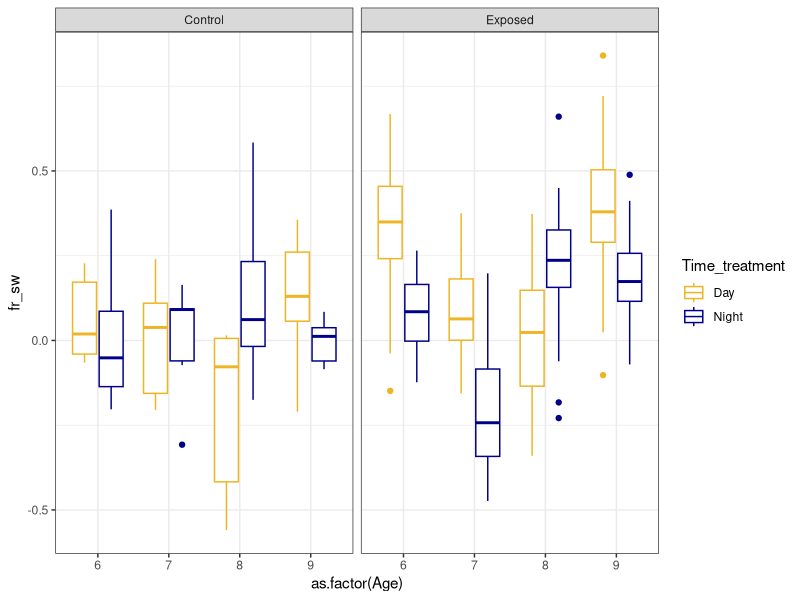
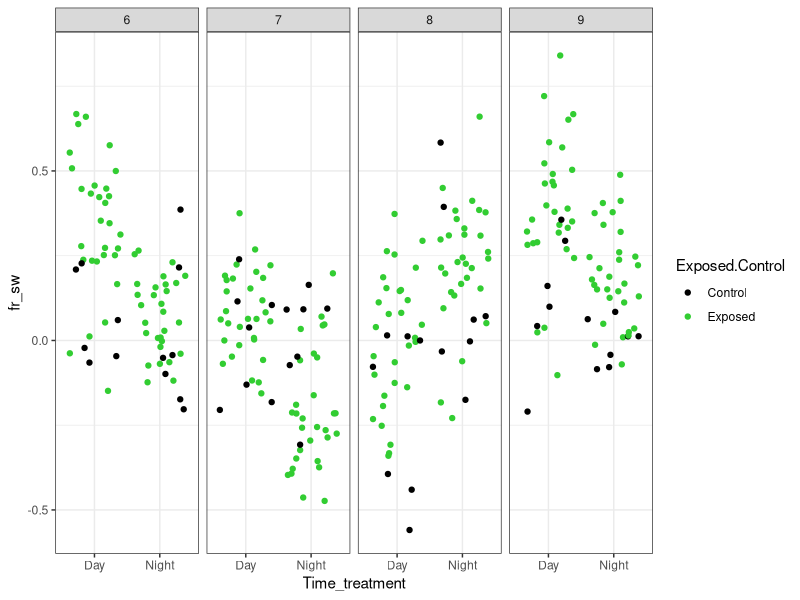
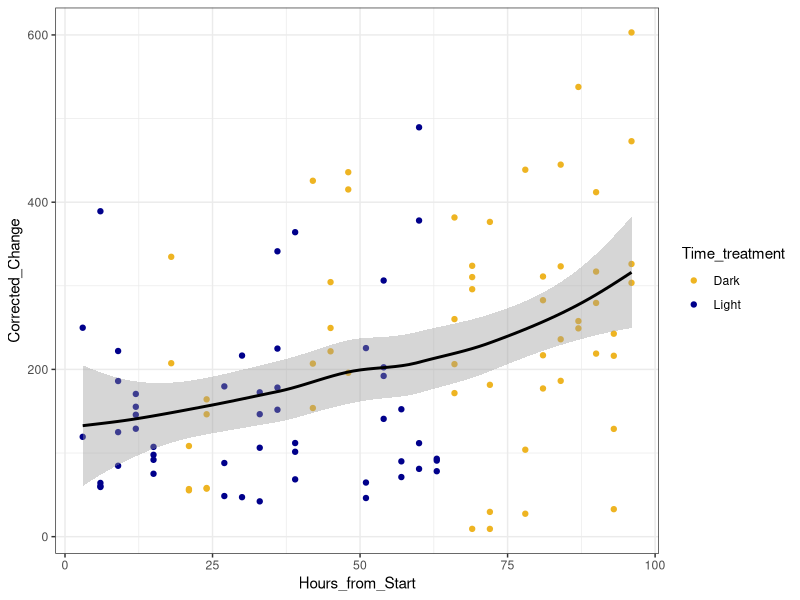
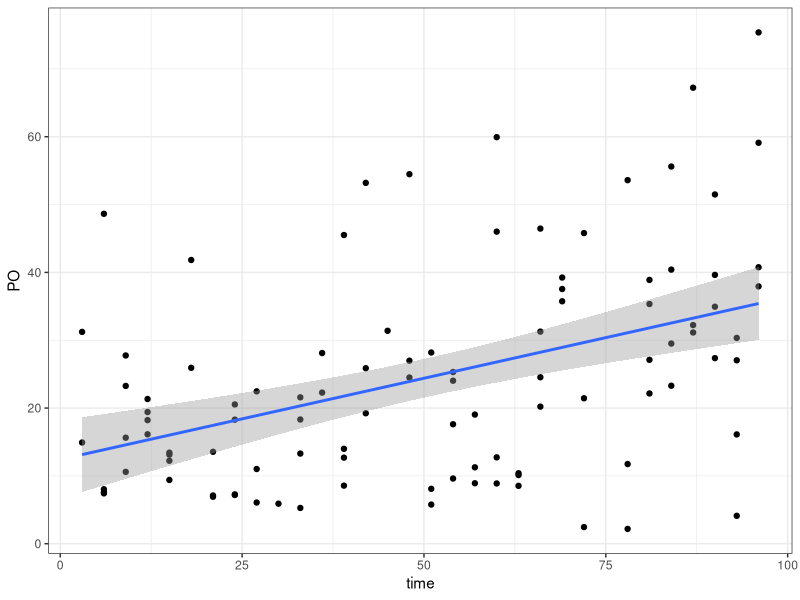
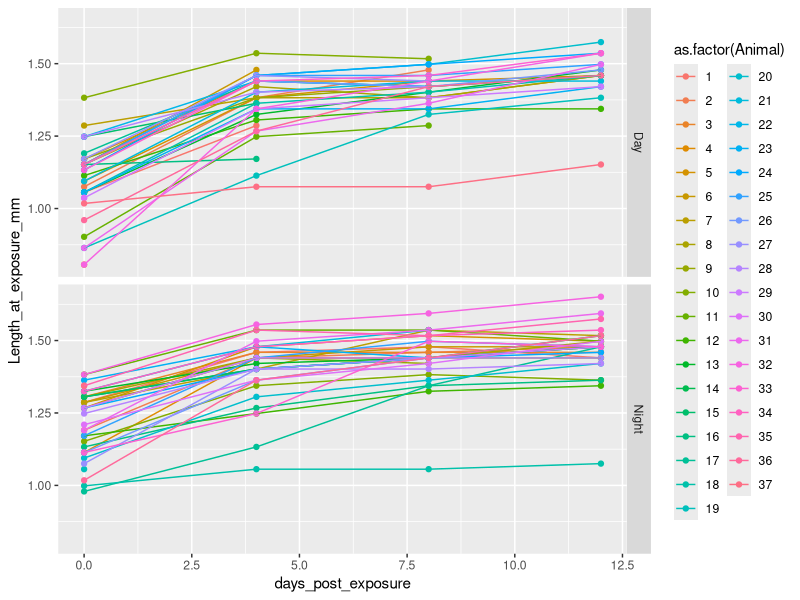
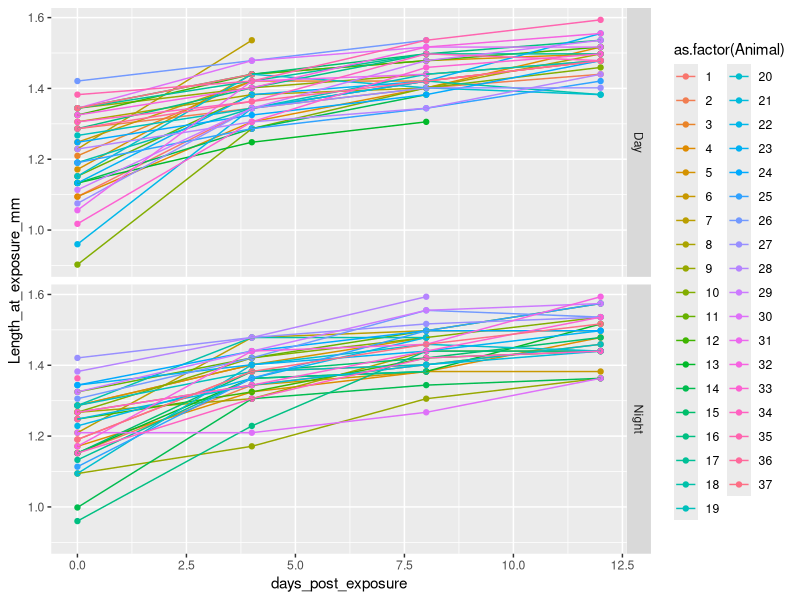
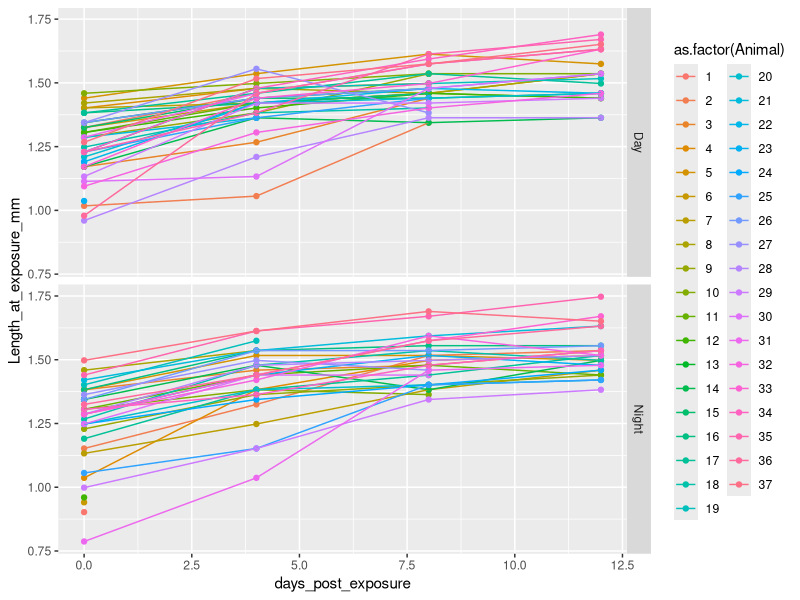
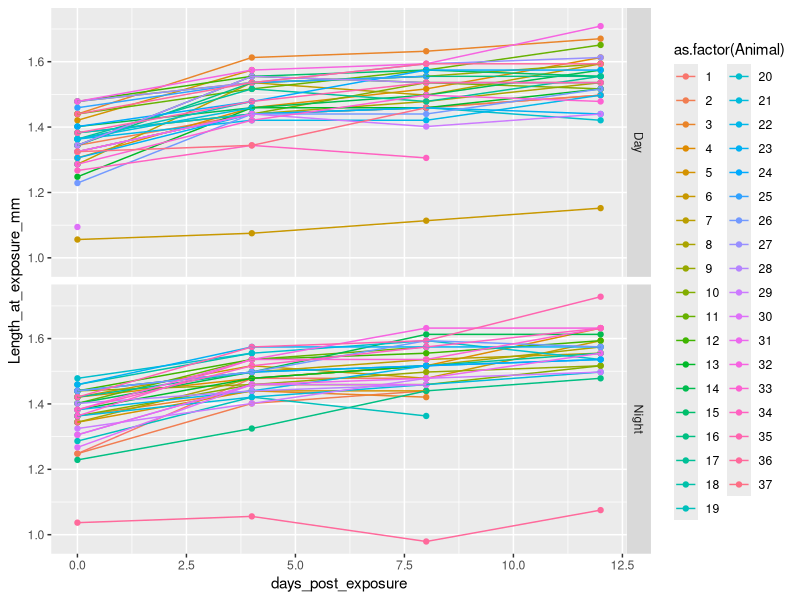

Generate these figures, in order, with R:
## ---- chunk 1

library(tidyverse)
library(patchwork)

knitr::opts_chunk$set(echo = TRUE)
## ---- chunk 2
feed_data<-read.csv("data/feeding_data_3.28.21.csv", header=T)

po<-read.csv("data/4_Day_PO.csv", header = T) #Corrected_Change is the Active PO per sample (~8 ind. per sample)

po_correct<- # sample number is arbitrary
  read_csv("data/PO_biodare_sample_correction.csv") %>%
  pivot_longer(cols = 2:5, names_sep = "_", 
               names_to = c(NA,"sample"), values_to = "PO")

growth<-read.csv("data/growth_data_3.28.21.csv", header=T)

life<-read.csv("data/life_data_3.28.21.csv", header =T)

## ---- chunk 3
#calculate the mean of the controls for each plate
summary_data <- feed_data %>%
  group_by(Plate_Control) %>%
  mutate(control_mean = mean(Control_Flour_Reading, na.rm = T)) %>%
  select(Plate_Control, control_mean) %>%
  distinct() %>% as.data.frame()

#remove extra row
summary_data  <- summary_data[!(summary_data$Plate_Control == ""),]

#match control mean with plate treatment
map = setNames(summary_data$control_mean,summary_data$Plate_Control)
feed_data$control_mean <- map[as.character(feed_data$Plate_Treatment)]

#volume, mL
v = 10

#time, hours
t = 9

##difference in feeding compared to control
k=feed_data$control_mean/feed_data$Flourometry_Reading

##calculate feeding rate (Sarnelle and Wilson)
feed_data$fr_sw <- log(k) * (v/t)

#calculate mean feeding rate per animal (keep rate > 0)
animal_mean <- feed_data %>%
  #keep fr_sw values > 0
  #filter(fr_sw > 0) %>% #this removes 64 animals...
  #group based on these variables
  group_by(Time_treatment, Age, Animal, Exposed.Control) %>%
  #means based on groups above
  summarise(fr_sw = mean(fr_sw, na.rm=TRUE)) 

## ---- chunk 4
#combine feeding rates with life history data 
merge(animal_mean, life, by=c("Age", "Time_treatment", "Animal", "Exposed.Control"), keep=TRUE) %>%
  mutate(id = paste(Age,
                    Time_treatment,
                    Animal,
                    Exposed.Control, 
                    sep = "_")) %>%
           as.data.frame()->all.data


#create id for growth data 
growth %>%
  mutate(id = paste(Age,
                    Time_treatment,
                    Animal,
                    Exposed.Control, 
                    sep = "_")) %>%
           as.data.frame()->growth
## ---- chunk 5
all.data %>%
  filter(Sex == "F")%>%
  ggplot()+
  geom_boxplot(aes(x=as.factor(Age), y=fr_sw, color=Time_treatment))+
  scale_color_manual(values=c("goldenrod2", "darkblue"))+
  facet_grid(.~Exposed.Control)+
  theme_bw()

all.data %>%
  filter(Sex == "F")%>%
  ggplot()+
  geom_jitter(aes(x=Time_treatment, y=fr_sw, color=Exposed.Control))+
  scale_color_manual(values=c("black", "limegreen"))+
  facet_grid(.~Age)+
  theme_bw()

## ---- chunk 6
po %>%
  ggplot()+
  geom_point(aes(x=Hours_from_Start, y =Corrected_Change, color=Time_treatment))+
  scale_color_manual(values=c("goldenrod2", "darkblue"))+
  geom_smooth(aes(x=Hours_from_Start, y =Corrected_Change), color="black", span=1)+
  theme_bw()

po_correct %>%
  ggplot() +
  geom_point(aes(x = time, y = PO, group = sample)) +
  geom_smooth(aes(x = time, y = PO), method = "lm") +
  theme_bw()
## ---- chunk 7
growth %>%
  filter(Age == 6) %>%
  ggplot(aes(x=days_post_exposure, y=Length_at_exposure_mm, color=as.factor(Animal)))+
  geom_point()+
  geom_line()+
  facet_grid(Time_treatment~.)

growth %>%
  filter(Age == 7) %>%
  ggplot(aes(x=days_post_exposure, y=Length_at_exposure_mm, color=as.factor(Animal)))+
  geom_point()+
  geom_line()+
  facet_grid(Time_treatment~.)

growth %>%
  filter(Age == 8) %>%
  ggplot(aes(x=days_post_exposure, y=Length_at_exposure_mm, color=as.factor(Animal)))+
  geom_point()+
  geom_line()+
  facet_grid(Time_treatment~.)

growth %>%
  filter(Age == 9) %>%
  ggplot(aes(x=days_post_exposure, y=Length_at_exposure_mm, color=as.factor(Animal)))+
  geom_point()+
  geom_line()+
  facet_grid(Time_treatment~.)

#lag and lead

## ---- chunk 8

# infection prevalence
all.data %>%
  filter(Time_treatment == "Exposed" | Sex == "F") %>%
  ggplot(aes(x=Age, y=infected, color=Time_treatment))+
  scale_color_manual(values=c("goldenrod2", "darkblue"))+
  geom_jitter(width = .1, height = .1)+
  geom_smooth(method="lm")+
  scale_y_continuous(limits=c(-.1,1))+
  scale_x_continuous(breaks=c(6,7,8,9))+
  theme_bw()


#infection intensity
life %>%
  filter(Time_treatment == "Exposed"| Sex == "F") %>%
  ggplot(aes(x=Age, y=spore_counts, color=Time_treatment))+
  scale_color_manual(values=c("goldenrod2", "darkblue"))+
  #geom_jitter(width=.25)+
  geom_point()+
  geom_smooth(method="lm")+
  theme_bw()

## ---- chunk 9

#total offspring
all.data %>%
  filter(Sex == "F") %>%
  #filter(infected != "NA") %>%     #removes controls
  ggplot(aes(x=Time_treatment, y=total_offspring, fill=as.factor(infected)))+
  geom_boxplot()+
  facet_grid(~Age)


#age at first clutch
all.data %>% 
  filter(Sex == "F") %>%
  #filter(infected != "NA") %>%     #removes controls
  ggplot(aes(x=Time_treatment, y=age_at_first_clutch, fill=as.factor(infected)))+
  geom_boxplot()+
  facet_grid(~Age)

## ---- chunk 10

#Does PO differ across a day (Resting = Light hours, Active = dark hours) and across ages? 
summary(po_model<-glm(Corrected_Change ~ Phase*as.factor(Age), data=po))
plot(po_model)

summary(lm(Corrected_Change ~ as.factor(Age), data = po))
plot(lm(Corrected_Change ~ Age, data = po))

newdata<-expand.grid(Phase=c("Active", "Resting"), Age = 6:9)
newdata$preds<-predict(po_model, newdata=newdata)

newdata %>%
  ggplot()+
  geom_line(aes(x=Age, y=preds, color=Phase))+
  geom_point(po, mapping=aes(x=Age, y=Corrected_Change, color=Phase), alpha = 0.5)
## ---- chunk 11
prev <- all.data %>%
  filter(Exposed.Control == "Exposed") %>%
  group_by(Age, Time_treatment) %>%
  summarise(inf = sum(infected, na.rm=T),
            n = length(infected),
            prev = inf/n)

#Does infection prevalence increase with age and night exposure?
summary(inf_model<-glm(infected ~ as.factor(Age)+Time_treatment, 
               family = binomial, 
               data=filter(all.data, Exposed.Control == "Exposed")))

## ---- chunk 12
plot(inf_model, 1)
## ---- chunk 13

#Does infection intensity increase with Age and night exposure?
summary(spore_model<-glm(spore_counts ~ as.factor(Age) * Time_treatment, family = poisson(), data=filter(all.data, infected == 1)))
plot(spore_model)


## ---- chunk 14
zero_summary <- 
  all.data %>% filter(Exposed.Control == "Exposed") %>%
  group_by(Age, Time_treatment) %>%
  summarise(mean_spore_counts = mean(spore_counts, na.rm = TRUE),
            var_spore_counts = var(spore_counts, na.rm = TRUE),
            n_zeros = sum(spore_counts == 0, na.rm = TRUE),
            n_na = sum(is.na(spore_counts)),
            n_infected = sum(infected == 1, na.rm = TRUE),
            n_animals = n())
zero_summary %>% knitr::kable(digits = 2)
## ---- chunk 15
all.data %>% filter(Exposed.Control == "Exposed") %>%
  group_by(Age, Time_treatment) %>%
  filter(Age == 6, Time_treatment == "Day", Exposed.Control == "Exposed") 
  
## ---- chunk 16
reg_data <- filter(all.data, Exposed.Control == "Exposed")

spore_pois <- glm(spore_counts ~ as.factor(Age) * Time_treatment, family = poisson(), data=reg_data)
spore_nb <- MASS::glm.nb(spore_counts ~ as.factor(Age) * Time_treatment,  data=reg_data)

summary(spore_pois)
summary(spore_nb)
## ---- chunk 17
library(pscl)
# poisson
hurdle_poisson_full <-   hurdle(spore_counts ~ as.factor(Age) * Time_treatment | as.factor(Age) + Time_treatment, 
       dist = "poisson", zero.dist = "binomial", data = reg_data)
zi_poisson_full <- zeroinfl(spore_counts ~ as.factor(Age) * Time_treatment | as.factor(Age) + Time_treatment, 
       dist = "poisson", link = "logit", data = reg_data)
hurdle_poisson_main <-   hurdle(spore_counts ~ as.factor(Age) + Time_treatment | as.factor(Age) + Time_treatment, 
       dist = "poisson", zero.dist = "binomial", data = reg_data)
zi_poisson_main <- zeroinfl(spore_counts ~ as.factor(Age) + Time_treatment | as.factor(Age) + Time_treatment, 
       dist = "poisson", link = "logit", data = reg_data)
# negative binomial
hurdle_nb_full <-   hurdle(spore_counts ~ as.factor(Age) * Time_treatment | as.factor(Age) + Time_treatment,
       dist = "negbin", zero.dist = "binomial", data = reg_data)
zi_nb_full <- zeroinfl(spore_counts ~ as.factor(Age) * Time_treatment | as.factor(Age) + Time_treatment,
       dist = "negbin", link = "logit", data = reg_data)
hurdle_nb_main <-   hurdle(spore_counts ~ as.factor(Age) + Time_treatment | as.factor(Age) + Time_treatment,
       dist = "negbin", zero.dist = "binomial", data = reg_data)
zi_nb_main <- zeroinfl(spore_counts ~ as.factor(Age) + Time_treatment | as.factor(Age) + Time_treatment,
       dist = "negbin", link = "logit", data = reg_data)
zi_nb_lin_age_int <- zeroinfl(spore_counts ~ Age * Time_treatment | as.factor(Age) + Time_treatment,
       dist = "negbin", link = "logit", data = reg_data)
zi_nb_lin_age_main <- zeroinfl(spore_counts ~ Age + Time_treatment | as.factor(Age) + Time_treatment,
       dist = "negbin", link = "logit", data = reg_data)
## ---- chunk 18
# AIC(zi_poisson_full,hurdle_poisson_main,zi_poisson_main,
#     zi_nb_full,hurdle_nb_main,zi_nb_main) %>%
AIC(zi_nb_lin_age_int,
    zi_nb_lin_age_main) %>%

  mutate(deltaAIC = AIC - min(AIC))
## ---- chunk 19
summary(zi_nb_full)
summary(zi_nb_main)
summary(hurdle_nb_main)
summary(zi_nb_lin_age_main)
## ---- chunk 20
zero_summary$response <- predict(zi_nb_lin_age_main, newdata = zero_summary, type = "response")
zero_summary$count <- predict(zi_nb_lin_age_main, newdata = zero_summary, type = "count")
zero_summary$prob_zero <- predict(zi_nb_lin_age_main, newdata = zero_summary, type = "zero")

zero_summary %>% knitr::kable(digits = 2)
## ---- chunk 21
zero_summary$zeros_zi_full <- predict(zi_nb_full, newdata = zero_summary,  type = "zero")

zero_summary %>% 
  mutate(zeros_zi_full = zeros_zi_full * n_animals) %>%
  select(Time_treatment, n_zeros, zeros_zi_full , n_infected)
